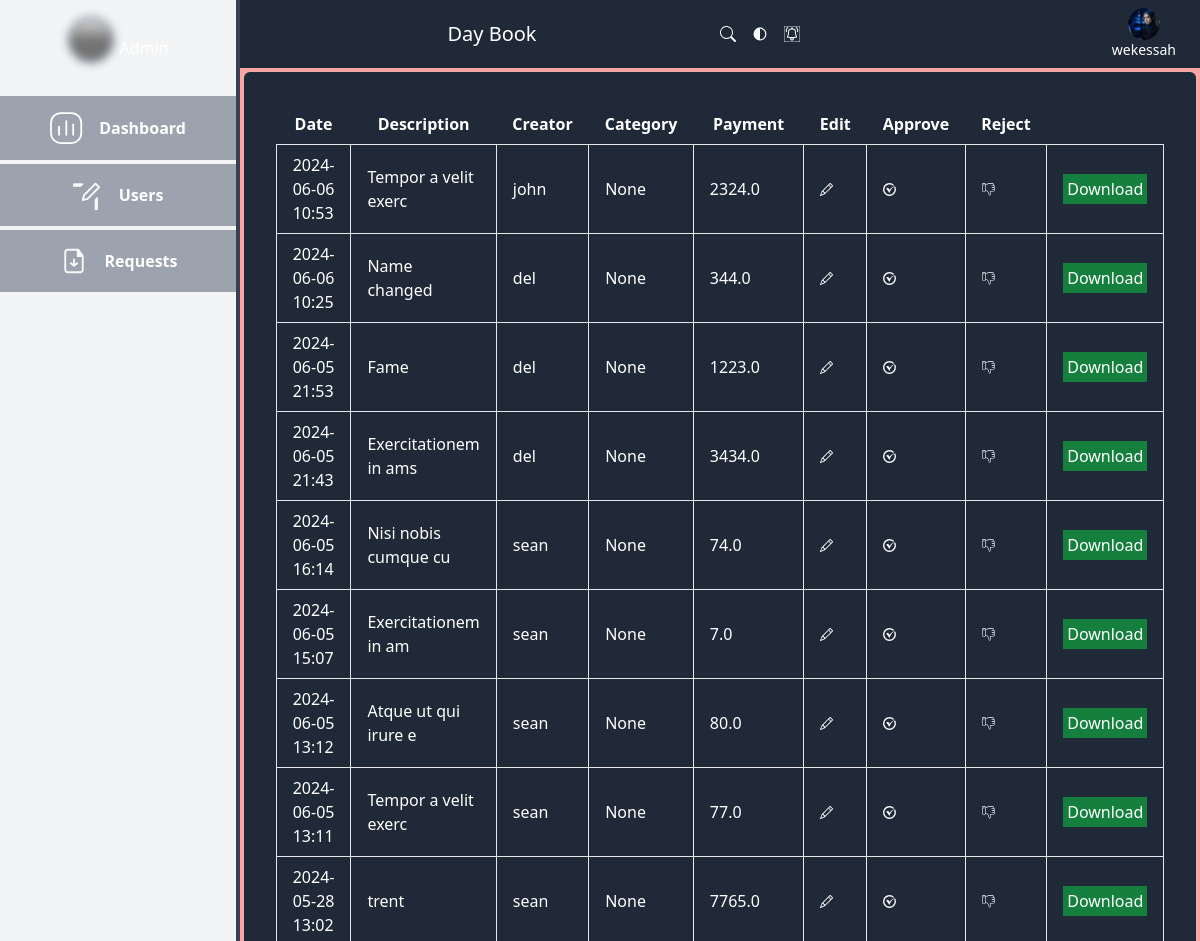
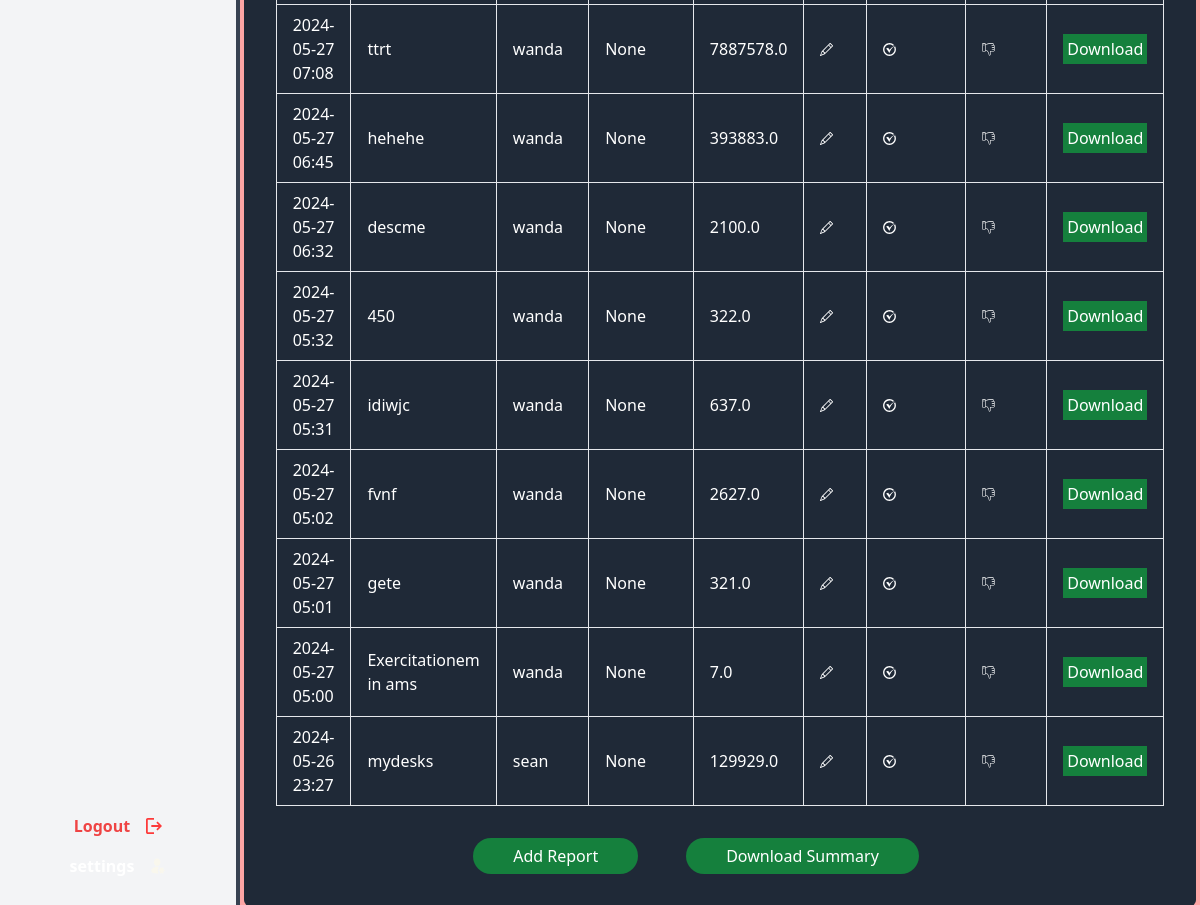
The app's page /dash/admin (signed in) with its own data (2 pictures, top to bottom).
### authentication/models.py (models this page shows, shortened)
class User(AbstractUser):
    USER_TYPE_CHOICES = (
        ('admin', 'Admin'),
        ('accountant', 'Accountant'),
        ('manager', 'Manager'),
    )
    user_type = models.CharField(max_length=20, choices=USER_TYPE_CHOICES, default='manager')

### dashboard/models.py (models this page shows, shortened)
class Reports(TrackingModel):
    date = models.DateTimeField(auto_now_add=True, null=True)
    description = models.CharField(max_length=200, null=True)
    owner = models.ForeignKey(to=User, on_delete=models.CASCADE)
    category = models.ManyToManyField(MainCategory)
    receipts = models.FloatField(max_length=200, null=True)
    payments = models.FloatField(max_length=200, null=True)
    for_edit = models.BooleanField(default=False)
    created_at = models.DateTimeField(auto_now_add=True)
    is_approved = models.BooleanField(default=False)  # New field
    approved_by = models.ForeignKey(settings.AUTH_USER_MODEL, on_delete=models.CASCADE, related_name='approved_by', null=True)
    modification_approved = models.BooleanField(default=False)
    modification_approved_by = models.ForeignKey(settings.AUTH_USER_MODEL, on_delete=models.SET_NULL, related_name='modifications_approved_by', null=True, blank=True)

### helpers/decorators.py (the view)
        def wrapper_func(request, *args, **kwargs):
            if request.user.is_authenticated:
                if request.user.user_type not in allowed_roles:
                    return redirect('home')
            else:
                return redirect('login')  # Redirect to login page if user is not authenticated
            return view_func(request, *args, **kwargs)

### dashboard/views.py (called while the page is built)
@login_required
def get_showing_reports(request, report):
    if request.GET and request.GET.get("filter"):
        if request.GET.get("filter") == "edit":
            return report.filter(for_edit=True)
        if request.GET.get("filter") == "noedit":
            return report.filter(for_edit=False)
    return report

@allowed_users(allowed_roles=["admin"])
@login_required
def admin(request):
    report = Reports.objects.all()
    active_count = report.filter(for_edit=True).count()
    inactive_count = report.filter(for_edit=False).count()
    total_count = report.count()
    context = {
        "report": get_showing_reports(request, report),
        "edit_count": active_count,
        "noedit_count": inactive_count,
        "total_count": total_count,
    }
    return render(request, "dashboard/admin.html", context)

### templates/dashboard/admin.html (shortened to what this page needs)
{% extends 'base/admin_main.html' %}
{% load static %}
{% block content %}
<div class="w-full flex bg-red-300 dark:bg-gray-400 h-screentext-white font-outfit">
  <div
    class="dark:bg-gray-700 bg-gray-100 w-20 md:w-1/5 h-screen overflow-hidden flex flex-col justify-between border-r-4 border-gray-700">
    <div>
      <div class="flex justify-center px-2 py-4 items-center gap-1 text-white">
        <div
          class="[filter:blur(4px)] rounded-[50px] [background:linear-gradient(180deg,_#d9d9d9,_#737373_53%)] w-[3rem] h-[3rem] border-[4px] border-solid border-gray-400 mb-4">
        </div>
        <p class="hidden md:block">Admin</p>
      </div>
      <div>
        <div class="bg-gray-400 flex items-center justify-center gap-4 p-4 mb-1">
          <img class="max-w-full overflow-hidden max-h-full" alt="" src="{% static 'images/group.svg' %}" />
          <div class="hidden md:block font-semibold bg-gray-400 text-white text-center">
            <a href="{% url 'admin' %}">Dashboard</a>
          </div>
        </div>
        <div class="bg-gray-400 flex items-center justify-center gap-4 p-4 mb-1">
          <img class="max-w-full overflow-hidden max-h-full" alt="" src="{% static 'images/basileditoutline.svg' %}" />
          <div class="hidden md:block font-semibold bg-gray-400 text-white text-center">
            <a href="{% url 'all-users' %}">Users</a>
          </div>
        </div>
        <div class="bg-gray-400 flex items-center justify-center gap-4 p-4 mb-1">
          <img class="max-w-full overflow-hidden max-h-full" alt=""
                src="{% static 'images/basilfiledownloadoutline.svg' %}" />
          <div class="hidden md:block font-semibold bg-gray-400 text-white text-center">
            <a href="{% url 'modifications_requests' %}">Requests</a>
          </div>
        </div>
      </div>
    </div>
    <div class="mb-8">
      <div class="flex items-center justify-center gap-4 text-red-500 mb-4">
        <div class="hidden md:block font-semibold">
          <a href="{% url 'logout_user' %}">Logout</a>
        </div>
        <img class="w-4 overflow-hidden max-h-full" alt="" src="{% static 'images/vector.svg' %}" />
      </div>
      <div class="flex items-center justify-center gap-4 text-white">
        <div class="font-semibold hidden md:block">settings</div>
        <img class="w-4 overflow-hidden max-h-full" alt="" src="{% static 'images/mingcuteusersettingfill.svg' %}" />
      </div>
    </div>
  </div>
  <div class="w-4/5 flex flex-col justify-between h-screen overflow-scroll">
    <div
      class="bg-gray-800 w-full flex flex-col md:flex-row items-start md:items-center justify-between md:px-6 md:py-2 p-2 text-white">
      <p class="text-xl mb-4 md:mb-0 text-center w-full">Day Book</p>
      <div class="flex items-center justify-between md:gap-10 w-full">
        <div class="flex flex-row items-start justify-start gap-4">
          <img class="w-4 relative h-4 cursor-pointer" alt="" src="{%static 'images/vector1.svg' %}" id="vectorIcon" />
          <img class="w-4 relative h-4 overflow-hidden cursor-pointer" alt="" src="{%static 'images/fluentdarktheme20filled.svg' %}"
            id="theme-toggle" />
          <img class="w-4 relative h-4 overflow-hidden cursor-pointer" alt=""
            src="{% static 'images/basilnotificationonoutline.svg' %}" />
        </div>
        <div class="flex flex-col items-center justify-center">
          <img class="rounded-[100px] w-8 h-8 object-cover" alt="" src="{% static 'images/2151064043-1@2x.png' %}" />
          <p class="text-sm text-white">{{request.user.username}}</p>
        </div>
      </div>
    </div>
    <div class="bg-gray-800 m-1 py-8 px-12 text-white flex flex-col justify-center items-center rounded-md overflow-y-auto">
      <div class="overflow-y-auto">
        {% if report %}
        <table class="table-auto">
          <thead>
            <tr>
              <th class="px-4 py-2">Date</th>
              <th class="px-4 py-2">Description</th>
              <th class="px-4 py-2">Creator</th>
              <th class="px-4 py-2">Category</th>
              <th class="px-4 py-2">Payment</th>
              <th class="px-4 py-2">Edit</th>
              <th class="px-4 py-2">Approve</th>
              <th class="px-4 py-2">Reject</th>
              <th class="px-4 py-2"></th>
            </tr>
          </thead>
          <tbody>
            {% for rpt in report %}
            <tr>
              <td class="border px-4 py-2">{{rpt.created_at|date:"Y-m-d H:i"}}</td>
              <td class="border px-4 py-2">{{rpt.description}}</td>
              <td class="border px-4 py-2"> {{rpt.owner.username}}</td>
              <td class="border px-4 py-2">{{rpt.category.name }}</td>
              <td class="border px-4 py-2">{{rpt.payments}}</td>
              <td class="border px-4 py-2">
                <a href="{% url 'report-edit' rpt.pk %}">
                </a>
              </td>
              <td class="border px-4 py-2">
                <a href="{% url 'approve_report' rpt.pk %}">
                </a>
              </td>
              <td class="border px-4 py-2">
                <a href="{% url 'collect_feedback' rpt.pk %}">
                </a>
              </td>
              <td class="border px-4 py-2">
                <a href="{% url 'export_report' rpt.pk %}" class="p-1 bg-green-700 cursor-pointer">Download</a>
              </td>
            </tr>
            {% endfor %}
          </tbody>
        </table>
        <div class="flex flex-row items-center justify-center mt-8">
          <a href="{% url 'create_report' %}">
            <button type="submit"
              class="bg-green-700 cursor-pointer text-white sm:px-10 py-1.5 items-center justify-center rounded-full text-base font-roboto ml-auto mr-12">Add
              Report</button>
          </a>
          <a href="{% url 'export' %}">
            <button type="submit"
              class="bg-green-700 cursor-pointer text-white sm:px-10 py-1.5 items-center justify-center rounded-full text-base font-roboto ml-auto mr-12">Download
              Summary</button>
          </a>
        </div>
      </div>
      {% endif %}
    </div>
  </div>
</div>
{% endblock %}

### static/styles/global.css (style rules this page uses)
body { @apply leading-[normal] m-0; }
* { padding: 0; margin: 0; box-sizing: border-box; }
html { overflow: scroll; overflow-x: hidden; }

### records on screen
User: user.username "wekessah"
Reports: created_at "2024-06-06 10:53", description "Tempor a velit exerc", owner.username "john", category.name "None", payments "2324.0"
Reports: created_at "2024-06-06 10:25", description "Name changed", owner.username "del", category.name "None", payments "344.0"
Reports: created_at "2024-06-05 21:53", description "Fame", owner.username "del", category.name "None", payments "1223.0"
Reports: created_at "2024-06-05 21:43", description "Exercitationem in ams", owner.username "del", category.name "None", payments "3434.0"
Reports: created_at "2024-06-05 16:14", description "Nisi nobis cumque cu", owner.username "sean", category.name "None", payments "74.0"
Reports: created_at "2024-06-05 15:07", description "Exercitationem in am", owner.username "sean", category.name "None", payments "7.0"
Reports: created_at "2024-06-05 13:12", description "Atque ut qui irure e", owner.username "sean", category.name "None", payments "80.0"
Reports: created_at "2024-06-05 13:11", description "Tempor a velit exerc", owner.username "sean", category.name "None", payments "77.0"
Reports: created_at "2024-05-28 13:02", description "trent", owner.username "sean", category.name "None", payments "7765.0"
Reports: created_at "2024-05-27 07:08", description "ttrt", owner.username "wanda", category.name "None", payments "7887578.0"
Reports: created_at "2024-05-27 06:45", description "hehehe", owner.username "wanda", category.name "None", payments "393883.0"
Reports: created_at "2024-05-27 06:32", description "descme", owner.username "wanda", category.name "None", payments "2100.0"
Reports: created_at "2024-05-27 05:32", description "450", owner.username "wanda", category.name "None", payments "322.0"
Reports: created_at "2024-05-27 05:31", description "idiwjc", owner.username "wanda", category.name "None", payments "637.0"
Reports: created_at "2024-05-27 05:02", description "fvnf", owner.username "wanda", category.name "None", payments "2627.0"
Reports: created_at "2024-05-27 05:01", description "gete", owner.username "wanda", category.name "None", payments "321.0"
Reports: created_at "2024-05-27 05:00", description "Exercitationem in ams", owner.username "wanda", category.name "None", payments "7.0"
Reports: created_at "2024-05-26 23:27", description "mydesks", owner.username "sean", category.name "None", payments "129929.0"
